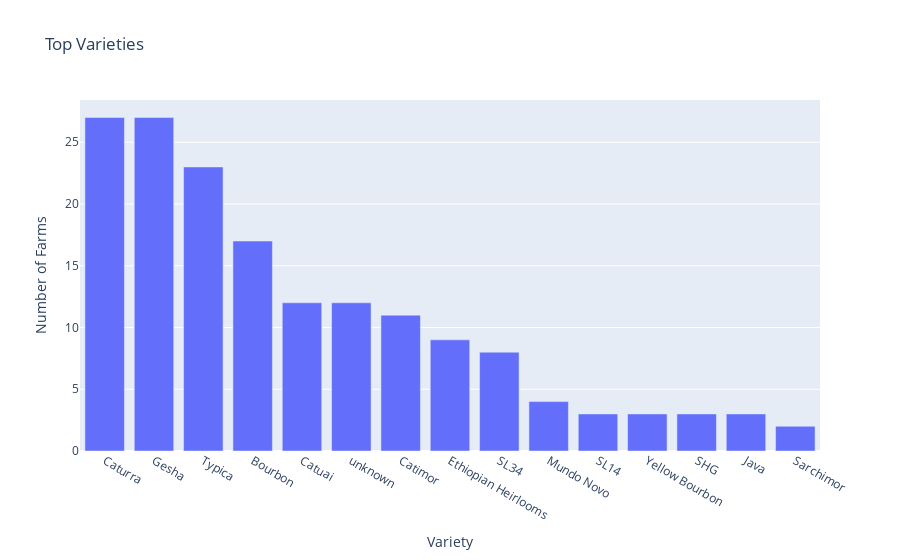
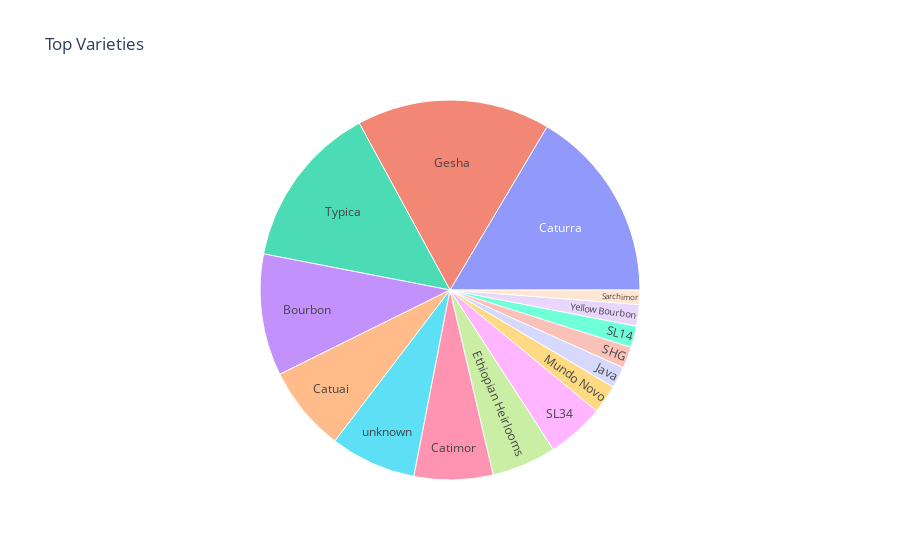

Here is the notebook cell these charts were saved with, in order:
### Code cell
variety_counts = coffee_data_cleaned['Variety'].value_counts().reset_index()
variety_counts.columns = ['Variety', 'Farm Count']
sorted_varieties = variety_counts.sort_values('Farm Count', ascending=False)
top_varieties = sorted_varieties.head(15)
fig = px.bar(top_varieties, x='Variety', y='Farm Count',
             title='Top Varieties', labels={'Farm Count': 'Number of Farms'})
fig.show()
fig = px.sunburst(top_varieties, path=['Variety'], values='Farm Count',
                  title='Top Varieties')
fig.show()

### Figure 1 — Plotly figure (JSON) as saved in the notebook; plotly's stock layout.template omitted (floating-point values rounded to 4 significant figures)
{"data": [{"alignmentgroup": "True", "hovertemplate": "Variety=%{x}<br>Number of Farms=%{y}<extra></extra>", "legendgroup": "", "marker": {"color": "#636efa", "pattern": {"shape": ""}}, "name": "", "offsetgroup": "", "orientation": "v", "showlegend": false, "textposition": "auto", "type": "bar", "x": ["Caturra", "Gesha", "Typica", "Bourbon", "Catuai", "unknown", "Catimor", "Ethiopian Heirlooms", "SL34", "Mundo Novo", "SL14", "Yellow Bourbon", "SHG", "Java", "Sarchimor"], "xaxis": "x", "y": [27, 27, 23, 17, 12, 12, 11, 9, 8, 4, 3, 3, 3, 3, 2], "yaxis": "y"}], "layout": {"barmode": "relative", "legend": {"tracegroupgap": 0}, "title": {"text": "Top Varieties"}, "xaxis": {"anchor": "y", "domain": [0, 1], "title": {"text": "Variety"}}, "yaxis": {"anchor": "x", "domain": [0, 1], "title": {"text": "Number of Farms"}}}}

### Figure 2 — Plotly figure (JSON) as saved in the notebook; plotly's stock layout.template omitted (floating-point values rounded to 4 significant figures)
{"data": [{"branchvalues": "total", "domain": {"x": [0, 1], "y": [0, 1]}, "hovertemplate": "labels=%{label}<br>Farm Count=%{value}<br>parent=%{parent}<br>id=%{id}<extra></extra>", "ids": ["Bourbon", "Catimor", "Catuai", "Caturra", "Ethiopian Heirlooms", "Gesha", "Java", "Mundo Novo", "SHG", "SL14", "SL34", "Sarchimor", "Typica", "Yellow Bourbon", "unknown"], "labels": ["Bourbon", "Catimor", "Catuai", "Caturra", "Ethiopian Heirlooms", "Gesha", "Java", "Mundo Novo", "SHG", "SL14", "SL34", "Sarchimor", "Typica", "Yellow Bourbon", "unknown"], "name": "", "parents": ["", "", "", "", "", "", "", "", "", "", "", "", "", "", ""], "type": "sunburst", "values": [17, 11, 12, 27, 9, 27, 3, 4, 3, 3, 8, 2, 23, 3, 12]}], "layout": {"legend": {"tracegroupgap": 0}, "title": {"text": "Top Varieties"}}}
